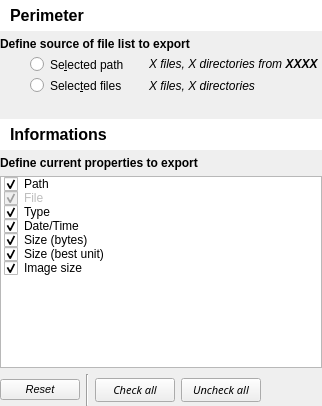
     <widget class="QWidget" name="pagePerimeter">
      <layout class="QGridLayout" name="gridLayout">
       <property name="leftMargin">
        <number>0</number>
       </property>
       <property name="topMargin">
        <number>0</number>
       </property>
       <property name="rightMargin">
        <number>0</number>
       </property>
       <property name="bottomMargin">
        <number>0</number>
       </property>
       <item row="1" column="0" colspan="2">
        <widget class="QLabel" name="label_2">
         <property name="sizePolicy">
          <sizepolicy hsizetype="Preferred" vsizetype="Maximum">
           <horstretch>0</horstretch>
           <verstretch>0</verstretch>
          </sizepolicy>
         </property>
         <property name="font">
          <font>
           <weight>75</weight>
           <bold>true</bold>
          </font>
         </property>
         <property name="text">
          <string>Define source of file list to export</string>
         </property>
        </widget>
       </item>
       <item row="2" column="0">
        <widget class="QRadioButton" name="rbPerimeterSelectPath">
         <property name="sizePolicy">
          <sizepolicy hsizetype="Maximum" vsizetype="Maximum">
           <horstretch>0</horstretch>
           <verstretch>0</verstretch>
          </sizepolicy>
         </property>
         <property name="toolTip">
          <string>&lt;html&gt;&lt;head/&gt;&lt;body&gt;&lt;p&gt;All directories and files from current path will be exported&lt;/p&gt;&lt;/body&gt;&lt;/html&gt;</string>
         </property>
         <property name="styleSheet">
          <string notr="true">padding-left: 30px</string>
         </property>
         <property name="text">
          <string>Se&amp;lected path</string>
         </property>
         <attribute name="buttonGroup">
          <string notr="true">buttonGroupPerimeterSelection</string>
         </attribute>
        </widget>
       </item>
       <item row="2" column="1">
        <widget class="QLabel" name="lblPerimeterSelectPathNfo">
         <property name="sizePolicy">
          <sizepolicy hsizetype="MinimumExpanding" vsizetype="Preferred">
           <horstretch>0</horstretch>
           <verstretch>0</verstretch>
          </sizepolicy>
         </property>
         <property name="font">
          <font>
           <italic>true</italic>
          </font>
         </property>
         <property name="styleSheet">
          <string notr="true">padding-left: 15px</string>
         </property>
         <property name="text">
          <string>X files, X directories from &lt;b&gt;XXXX&lt;/b&gt;</string>
         </property>
        </widget>
       </item>
       <item row="3" column="0">
        <widget class="QRadioButton" name="rbPerimeterSelectSel">
         <property name="sizePolicy">
          <sizepolicy hsizetype="Maximum" vsizetype="Maximum">
           <horstretch>0</horstretch>
           <verstretch>0</verstretch>
          </sizepolicy>
         </property>
         <property name="toolTip">
          <string>&lt;html&gt;&lt;head/&gt;&lt;body&gt;&lt;p&gt;All selected directories and files will be exported&lt;/p&gt;&lt;/body&gt;&lt;/html&gt;</string>
         </property>
         <property name="styleSheet">
          <string notr="true">padding-left: 30px</string>
         </property>
         <property name="text">
          <string>Selec&amp;ted files</string>
         </property>
         <attribute name="buttonGroup">
          <string notr="true">buttonGroupPerimeterSelection</string>
         </attribute>
        </widget>
       </item>
       <item row="3" column="1">
        <widget class="QLabel" name="lblPerimeterSelectSelNfo">
         <property name="sizePolicy">
          <sizepolicy hsizetype="Expanding" vsizetype="Preferred">
           <horstretch>0</horstretch>
           <verstretch>0</verstretch>
          </sizepolicy>
         </property>
         <property name="font">
          <font>
           <italic>true</italic>
          </font>
         </property>
         <property name="styleSheet">
          <string notr="true">padding-left: 15px</string>
         </property>
         <property name="text">
          <string>X files, X directories</string>
         </property>
        </widget>
       </item>
       <item row="6" column="0" colspan="2">
        <widget class="QLabel" name="label_6">
         <property name="sizePolicy">
          <sizepolicy hsizetype="Preferred" vsizetype="Maximum">
           <horstretch>0</horstretch>
           <verstretch>0</verstretch>
          </sizepolicy>
         </property>
         <property name="font">
          <font>
           <weight>75</weight>
           <bold>true</bold>
          </font>
         </property>
         <property name="toolTip">
          <string>&lt;html&gt;&lt;head/&gt;&lt;body&gt;&lt;p&gt;Define which file properties have to be exported.&lt;/p&gt;&lt;p&gt;&lt;br/&gt;&lt;/p&gt;&lt;p&gt;Drag'n'drop properties to reorganize order.&lt;/p&gt;&lt;/body&gt;&lt;/html&gt;</string>
         </property>
         <property name="text">
          <string>Define current properties to export</string>
         </property>
        </widget>
       </item>
       <item row="7" column="0" colspan="2">
        <widget class="QListWidget" name="lwPerimeterProperties">
         <property name="sizePolicy">
          <sizepolicy hsizetype="Expanding" vsizetype="MinimumExpanding">
           <horstretch>0</horstretch>
           <verstretch>0</verstretch>
          </sizepolicy>
         </property>
         <property name="toolTip">
          <string>Define which file properties have to be exported.

Drag'n'drop properties to reorganize order.</string>
         </property>
         <property name="dragEnabled">
          <bool>false</bool>
         </property>
         <property name="alternatingRowColors">
          <bool>false</bool>
         </property>
         <property name="selectionMode">
          <enum>QAbstractItemView::NoSelection</enum>
         </property>
         <item>
          <property name="text">
           <string>Path</string>
          </property>
          <property name="checkState">
           <enum>Checked</enum>
          </property>
          <property name="flags">
           <set>ItemIsDragEnabled|ItemIsUserCheckable|ItemIsEnabled</set>
          </property>
         </item>
         <item>
          <property name="text">
           <string>File</string>
          </property>
          <property name="checkState">
           <enum>Checked</enum>
          </property>
          <property name="flags">
           <set>ItemIsDragEnabled|ItemIsUserCheckable</set>
          </property>
         </item>
         <item>
          <property name="text">
           <string>Type</string>
          </property>
          <property name="checkState">
           <enum>Checked</enum>
          </property>
         </item>
         <item>
          <property name="text">
           <string>Date/Time</string>
          </property>
          <property name="checkState">
           <enum>Checked</enum>
          </property>
         </item>
         <item>
          <property name="text">
           <string>Size (bytes)</string>
          </property>
          <property name="checkState">
           <enum>Checked</enum>
          </property>
          <property name="flags">
           <set>ItemIsDragEnabled|ItemIsUserCheckable|ItemIsEnabled</set>
          </property>
         </item>
         <item>
          <property name="text">
           <string>Size (best unit)</string>
          </property>
          <property name="checkState">
           <enum>Checked</enum>
          </property>
         </item>
         <item>
          <property name="text">
           <string>Image size</string>
          </property>
          <property name="checkState">
           <enum>Checked</enum>
          </property>
         </item>
        </widget>
       </item>
       <item row="8" column="0" colspan="2">
        <widget class="QWidget" name="widget_2" native="true">
         <property name="sizePolicy">
          <sizepolicy hsizetype="MinimumExpanding" vsizetype="Maximum">
           <horstretch>0</horstretch>
           <verstretch>0</verstretch>
          </sizepolicy>
         </property>
         <property name="minimumSize">
          <size>
           <width>32</width>
           <height>32</height>
          </size>
         </property>
         <layout class="QHBoxLayout" name="horizontalLayout_2">
          <property name="leftMargin">
           <number>0</number>
          </property>
          <property name="topMargin">
           <number>0</number>
          </property>
          <property name="rightMargin">
           <number>0</number>
          </property>
          <property name="bottomMargin">
           <number>0</number>
          </property>
          <item>
           <widget class="QPushButton" name="pbPerimeterReset">
            <property name="font">
             <font>
              <pointsize>8</pointsize>
              <italic>true</italic>
             </font>
            </property>
            <property name="toolTip">
             <string>Reset list to default</string>
            </property>
            <property name="text">
             <string>Reset</string>
            </property>
           </widget>
          </item>
          <item>
           <widget class="Line" name="line">
            <property name="orientation">
             <enum>Qt::Vertical</enum>
            </property>
           </widget>
          </item>
          <item>
           <widget class="QPushButton" name="pbPerimeterCheckAll">
            <property name="font">
             <font>
              <family>ABeeZee</family>
              <pointsize>8</pointsize>
              <italic>true</italic>
             </font>
            </property>
            <property name="toolTip">
             <string>Check all properties</string>
            </property>
            <property name="text">
             <string>Check all</string>
            </property>
           </widget>
          </item>
          <item>
           <widget class="QPushButton" name="pbPerimeterUncheckAll">
            <property name="font">
             <font>
              <family>ABeeZee</family>
              <pointsize>8</pointsize>
              <italic>true</italic>
             </font>
            </property>
            <property name="toolTip">
             <string>Uncheck all properties</string>
            </property>
            <property name="text">
             <string>Uncheck all</string>
            </property>
           </widget>
          </item>
          <item>
           <spacer name="horizontalSpacer_2">
            <property name="orientation">
             <enum>Qt::Horizontal</enum>
            </property>
            <property name="sizeHint" stdset="0">
             <size>
              <width>40</width>
              <height>20</height>
             </size>
            </property>
           </spacer>
          </item>
         </layout>
        </widget>
       </item>
       <item row="0" column="0" colspan="2">
        <widget class="QLabel" name="label">
         <property name="sizePolicy">
          <sizepolicy hsizetype="Preferred" vsizetype="Maximum">
           <horstretch>0</horstretch>
           <verstretch>0</verstretch>
          </sizepolicy>
         </property>
         <property name="font">
          <font>
           <pointsize>12</pointsize>
           <weight>75</weight>
           <bold>true</bold>
          </font>
         </property>
         <property name="styleSheet">
          <string notr="true">background-color: palette(light);padding: 6;</string>
         </property>
         <property name="text">
          <string>Perimeter</string>
         </property>
         <property name="margin">
          <number>4</number>
         </property>
        </widget>
       </item>
       <item row="5" column="0" colspan="2">
        <widget class="QLabel" name="label_5">
         <property name="sizePolicy">
          <sizepolicy hsizetype="Preferred" vsizetype="Maximum">
           <horstretch>0</horstretch>
           <verstretch>0</verstretch>
          </sizepolicy>
         </property>
         <property name="font">
          <font>
           <pointsize>12</pointsize>
           <weight>75</weight>
           <bold>true</bold>
          </font>
         </property>
         <property name="styleSheet">
          <string notr="true">background-color: palette(light);padding: 6;</string>
         </property>
         <property name="text">
          <string>Informations</string>
         </property>
         <property name="margin">
          <number>4</number>
         </property>
        </widget>
       </item>
       <item row="4" column="0" colspan="2">
        <widget class="QLabel" name="label_3">
         <property name="sizePolicy">
          <sizepolicy hsizetype="Expanding" vsizetype="Fixed">
           <horstretch>0</horstretch>
           <verstretch>0</verstretch>
          </sizepolicy>
         </property>
         <property name="text">
          <string/>
         </property>
        </widget>
       </item>
      </layout>
     </widget>
